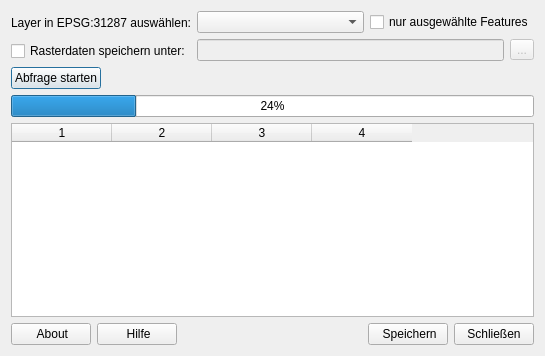
<?xml version="1.0" encoding="UTF-8"?>
<ui version="4.0">
 <class>AustrianMeanElevationDialogBase</class>
 <widget class="QDialog" name="AustrianMeanElevationDialogBase">
  <property name="windowModality">
   <enum>Qt::NonModal</enum>
  </property>
  <property name="geometry">
   <rect>
    <x>0</x>
    <y>0</y>
    <width>545</width>
    <height>356</height>
   </rect>
  </property>
  <property name="minimumSize">
   <size>
    <width>0</width>
    <height>0</height>
   </size>
  </property>
  <property name="windowTitle">
   <string>gpsinfo4zemokost</string>
  </property>
  <layout class="QVBoxLayout" name="verticalLayout_6">
   <property name="spacing">
    <number>6</number>
   </property>
   <item>
    <layout class="QHBoxLayout" name="horizontalLayout">
     <property name="spacing">
      <number>6</number>
     </property>
     <item>
      <layout class="QVBoxLayout" name="verticalLayout_3">
       <item>
        <layout class="QVBoxLayout" name="verticalLayout_5">
         <item>
          <widget class="QLabel" name="label_2">
           <property name="text">
            <string>Layer in EPSG:31287 auswählen:</string>
           </property>
           <property name="alignment">
            <set>Qt::AlignCenter</set>
           </property>
          </widget>
         </item>
        </layout>
       </item>
       <item>
        <layout class="QVBoxLayout" name="verticalLayout_4">
         <item>
          <widget class="QCheckBox" name="rasterCheck">
           <property name="text">
            <string>Rasterdaten speichern unter:</string>
           </property>
           <property name="checkable">
            <bool>true</bool>
           </property>
           <property name="checked">
            <bool>false</bool>
           </property>
           <property name="autoRepeat">
            <bool>false</bool>
           </property>
          </widget>
         </item>
        </layout>
       </item>
      </layout>
     </item>
     <item>
      <layout class="QVBoxLayout" name="verticalLayout">
       <item>
        <layout class="QHBoxLayout" name="horizontalLayout_3">
         <item>
          <widget class="QComboBox" name="selectLayer">
           <property name="sizePolicy">
            <sizepolicy hsizetype="Expanding" vsizetype="Fixed">
             <horstretch>0</horstretch>
             <verstretch>0</verstretch>
            </sizepolicy>
           </property>
          </widget>
         </item>
         <item>
          <widget class="QCheckBox" name="onlySelFeat">
           <property name="text">
            <string>nur ausgewählte Features</string>
           </property>
           <property name="tristate">
            <bool>false</bool>
           </property>
          </widget>
         </item>
        </layout>
       </item>
       <item>
        <layout class="QHBoxLayout" name="horizontalLayout_2">
         <item>
          <widget class="QLineEdit" name="rasterFilePath">
           <property name="enabled">
            <bool>false</bool>
           </property>
           <property name="readOnly">
            <bool>true</bool>
           </property>
          </widget>
         </item>
         <item>
          <widget class="QToolButton" name="rasterBrowse">
           <property name="enabled">
            <bool>false</bool>
           </property>
           <property name="layoutDirection">
            <enum>Qt::LeftToRight</enum>
           </property>
           <property name="text">
            <string>...</string>
           </property>
          </widget>
         </item>
        </layout>
       </item>
      </layout>
     </item>
    </layout>
   </item>
   <item>
    <layout class="QHBoxLayout" name="horizontalLayout_4">
     <item>
      <widget class="QPushButton" name="run">
       <property name="text">
        <string>Abfrage starten</string>
       </property>
      </widget>
     </item>
     <item>
      <spacer name="horizontalSpacer_3">
       <property name="orientation">
        <enum>Qt::Horizontal</enum>
       </property>
       <property name="sizeHint" stdset="0">
        <size>
         <width>40</width>
         <height>20</height>
        </size>
       </property>
      </spacer>
     </item>
    </layout>
   </item>
   <item>
    <widget class="QProgressBar" name="progressBar">
     <property name="sizePolicy">
      <sizepolicy hsizetype="MinimumExpanding" vsizetype="Fixed">
       <horstretch>0</horstretch>
       <verstretch>0</verstretch>
      </sizepolicy>
     </property>
     <property name="minimumSize">
      <size>
       <width>0</width>
       <height>0</height>
      </size>
     </property>
     <property name="mouseTracking">
      <bool>true</bool>
     </property>
     <property name="acceptDrops">
      <bool>true</bool>
     </property>
     <property name="value">
      <number>24</number>
     </property>
    </widget>
   </item>
   <item>
    <widget class="QTableWidget" name="resultTable">
     <property name="layoutDirection">
      <enum>Qt::LeftToRight</enum>
     </property>
     <property name="editTriggers">
      <set>QAbstractItemView::NoEditTriggers</set>
     </property>
     <property name="sortingEnabled">
      <bool>true</bool>
     </property>
     <property name="rowCount">
      <number>0</number>
     </property>
     <property name="columnCount">
      <number>4</number>
     </property>
     <column/>
     <column/>
     <column/>
     <column/>
    </widget>
   </item>
   <item>
    <layout class="QHBoxLayout" name="horizontalLayout_5">
     <item>
      <widget class="QPushButton" name="aboutButton">
       <property name="text">
        <string> About</string>
       </property>
       <property name="icon">
        <iconset theme="dialog-information">
         <normaloff>../../../../../../../../../../.designer/backup</normaloff>../../../../../../../../../../.designer/backup</iconset>
       </property>
      </widget>
     </item>
     <item>
      <widget class="QPushButton" name="helpButton">
       <property name="text">
        <string> Hilfe</string>
       </property>
       <property name="icon">
        <iconset theme="help-contents">
         <normaloff>../../../../../../../../../../.designer/backup</normaloff>../../../../../../../../../../.designer/backup</iconset>
       </property>
      </widget>
     </item>
     <item>
      <spacer name="horizontalSpacer">
       <property name="orientation">
        <enum>Qt::Horizontal</enum>
       </property>
       <property name="sizeHint" stdset="0">
        <size>
         <width>40</width>
         <height>20</height>
        </size>
       </property>
      </spacer>
     </item>
     <item>
      <widget class="QPushButton" name="saveButton">
       <property name="text">
        <string> Speichern</string>
       </property>
       <property name="icon">
        <iconset theme="document-save-as">
         <normaloff>../../../../../../../../../../.designer/backup</normaloff>../../../../../../../../../../.designer/backup</iconset>
       </property>
      </widget>
     </item>
     <item>
      <widget class="QPushButton" name="closeButton">
       <property name="text">
        <string>Schließen</string>
       </property>
       <property name="icon">
        <iconset theme="window-close">
         <normaloff>../../../../../../../../../../.designer/backup</normaloff>../../../../../../../../../../.designer/backup</iconset>
       </property>
      </widget>
     </item>
    </layout>
   </item>
  </layout>
 </widget>
 <resources/>
 <connections/>
</ui>
